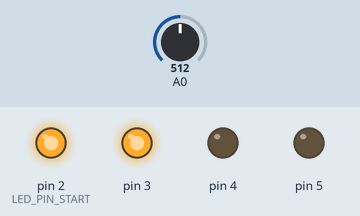
This program was run on a simulated Arduino Uno, built with avr-gcc and run on an emulated ATmega328P. Parts: output pins drawn as LEDs (lit = HIGH). The inputs (shaded band) are chosen by the test bench; at power-on: A0 = 512.

Above: at 1.2 s.
1.3 s: A0 set to 500
At 2.2 s:
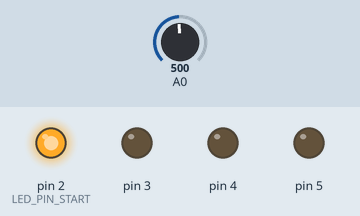
2.8 s: A0 set to 266
4.3 s: A0 set to 240
At 5.5 s:
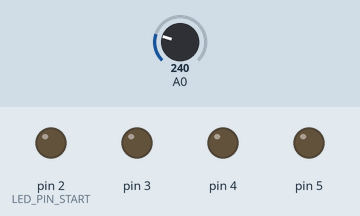
5.8 s: A0 set to 900
At 6.8 s:
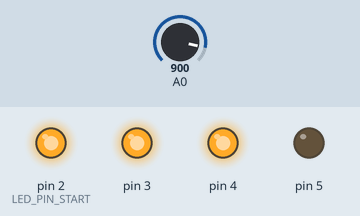
7.3 s: A0 set to 919
8.8 s: A0 set to 938
At 9.1 s:
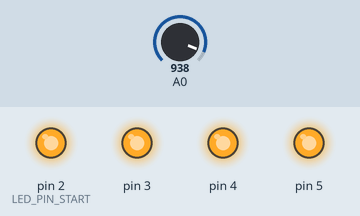
Timing chart, 0 to 11.3 s (numbered marks = the images above; inputs shaded):
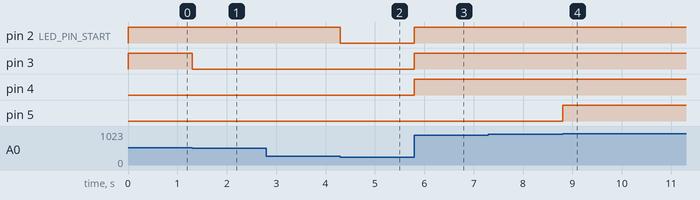

The program:

main.cpp
```cpp
#include <Arduino.h>

#define LED_PIN_START 2 /* Pins: 2-3-4-5 */
#define LED_COUNT 4
#define LED_ON 1   /* High OR True */
#define LED_OFF 0 /*  Low OR False*/

int ADC_val = 0; // Initial Value For Analog_Digital_Convertor_Value

void setup() {
  /*
    1.put our setup code here, to run once.
    2.Set input and output in according Arduino Uno Board That Means Left pins --> ANALOG & Right pins --> Digital.
    3.The pinMode() function is used to configure a specific pin to behave either as an input or an output.
  */
   pinMode(A0, INPUT);
   for (int i = 0; i < LED_COUNT; i++)
   {
     pinMode(LED_PIN_START + i, OUTPUT);
   }
}

void loop() {
  /*
   put our main code Here, to run repeatedly.
   analoRead    --> Reads the value from the specified analog pin.
   digitalWrite --> pin: the Arduino pin number. value: HIGH or LOW. Returns: Nothing.
  */

  int val = analogRead(A0);
  ADC_val = map(val, 0, 1023, 0, 100);

  for (int counter = 0; counter < LED_COUNT; counter++) {
    if (ADC_val > 90 && counter == 3) {
      digitalWrite(LED_PIN_START + counter, LED_ON);
    }
    else {
      if (ADC_val >= (counter + 1) * 25) {
          digitalWrite(LED_PIN_START + counter, LED_ON);
      }
      else {
        digitalWrite(LED_PIN_START + counter, LED_OFF);
      }
    }
  }
}
```

Measured:
- the behaviour switches between 512 and 511 on A0 (found by bisection; images 0 and 1)
- the behaviour switches between 256 and 255 on A0 (found by bisection; images 1 and 2)
- the behaviour switches between 930 and 931 on A0 (found by bisection; images 3 and 4)
- after the input at 1.3 s, pin 3: HIGH → LOW at once
- after the input at 2.8 s, every drawn part: stays the same
- after the input at 4.3 s, pin 2 (LED_PIN_START): HIGH → LOW at once
- after the input at 5.8 s, pin 2 (LED_PIN_START), pin 3, pin 4: LOW → HIGH at once
- after the input at 7.3 s, every drawn part: stays the same
- after the input at 8.8 s, pin 5: LOW → HIGH at once
